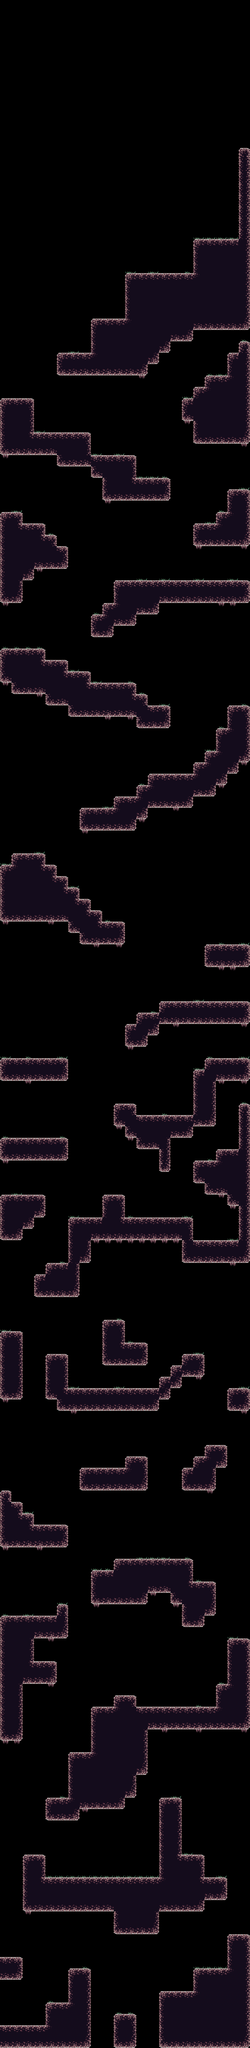

The image is a tile-based game level rendered from a .tmx file. Its description and source (layers, tilesets, objects; grid data summarised) follow:
An orthogonal 22x180 tile map with 32x32 px tiles, 1 tile layer (World), 2 hidden layers not drawn.

<map version="1.0" orientation="orthogonal" renderorder="right-down" width="22" height="180" tilewidth="32" tileheight="32" nextobjectid="1">
 <tileset firstgid="1" name="platformertiles" tilewidth="32" tileheight="32" tilecount="24" columns="8">
  <image source="../imagens/platformertiles.png" width="256" height="96" />
 </tileset>
 <layer name="Background" width="22" height="180" visible="0">
  <data>[3960 cells, 2262 non-empty, 6 distinct tile ids]</data>
 </layer>
 <layer name="World" width="22" height="180">
  <data>[3960 cells, 1237 non-empty, 17 distinct tile ids]</data>
 </layer>
 <layer name="Capa" width="22" height="180" visible="0">
  <data>[3960 cells, 88 non-empty, 6 distinct tile ids]</data>
 </layer>
</map>
